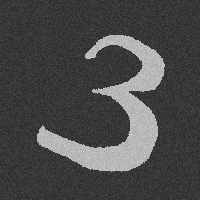
#> input picture compte_rendu/chiffres_test/mesure001.png, 200 x 200 px, found by its file name
$ jupyter execute --allow-errors tp.ipynb
#> lines starting #> are read from the running program, lines starting #| are printed output that depends on the picture; after the words box and inside, x2 and y2 are one past the last pixel; in counts of white or black regions, pixels touching at a corner belong together
## TP de traitement d'image

[cell 1]
from sklearn.decomposition import PCA
import os
import matplotlib.pyplot as plt
import cv2
import numpy as np
from skimage.measure import regionprops
from sklearn.cluster import KMeans
from sklearn.neighbors import KNeighborsClassifier
from sklearn.metrics import confusion_matrix
import seaborn as sns

### 1. Génération d’une base d’images

La base de donné est généré avec Matlab à l'aide du fichier genere_base.m. Dans la suite du TP les nouvvelles images sont aussi générées avec Matlab.

### 2. Visualisation d'une base d'image

Visualisation de la base de donnée initiale

Lancer le fichier visu_base.py pour afficher la totalité de la base de données

[cell 2]
def visu_images(images, per_time):
    plt.title('Visialisation de continue des images')
    plot_img = plt.imshow(cv2.imread(images[0]))
    for i in range(len(images)):
        plot_img.set_data(cv2.imread(images[i]))

        plt.pause(per_time)

### 3. Obtention d'une image binaire et Extraction du contour de la forme

L’histogramme est la représentation de la distribution des pixels de l'image selon l'intensité.

Soit une image $f$ de dimension $N$ x $M$, $f(i,j)$ étant la valeur d'intensité d'un pixel de la ligne $i$ et de la colonne $j$.
<br>Alors l'image binaire est obtenu comme suite :

$$
g(i,j) =
\begin{cases}
&255{\text{ si }}f(i,j)\geqslant s\\&0{\text{ sinon }}
\end{cases}
$$

Calcul des coefficients descriptifs de Fourier et la fonction inverse.
<br>On représente le contours par une suite ordonnée de $N$ points $(x_m,y_m)$. On construit ensuite une série de nombre complexe $z_m = x_m+iy_m$. Les descripteurs de Fourier sont: $$ a_k = \frac{1}{N} \sum_{m=0}^{N-1}(z_m-\bar{z})exp(-\frac{2\pi jkm}{N})$$ avec $\bar{z}$ la moyenne des nombres complexes.
<br>$|a_k|$ est invariant par translation.

[cell 3]
def dfdir(z,cmax):
	N=z.shape[0]
	TC=np.fft.fft(z-np.mean(z))/N
	coeff=np.zeros(2*cmax+1,dtype=complex)
	coeff[cmax:2*cmax+1]=TC[0:cmax+1]/np.abs(TC[N-1])
	coeff[0:cmax]=TC[N-cmax:N]/np.abs(TC[N-1])
	return coeff

def dfinv(coeff,N):
	cmax=int((coeff.shape[0]-1)/2)
	TC=np.zeros(N,dtype=complex)
	TC[0:cmax+1]=coeff[cmax:2*cmax+1]
	TC[N-cmax:N]=coeff[0:cmax]
	z=N*np.fft.ifft(TC)
	return z

Extraction du contour de la forme

[cell 4]
def find_contours(file):
    img_gray = cv2.imread(file, 0)

    _, img_bin = cv2.threshold(
        img_gray, 0, 255, cv2.THRESH_BINARY+cv2.THRESH_OTSU)
    contours, _ = cv2.findContours(
        img_bin, cv2.RETR_EXTERNAL, cv2.CHAIN_APPROX_NONE)

    return contours

[cell 5]
def contours_fourier(file):

#> called with file = 'appr\\mesure001.png'
    img_gray = cv2.imread(file, 0)
#> img_gray is the input picture: shape (200, 200); min 42, max 197, mean 73.9

    fig, axes = plt.subplots(3, 2)
    fig.suptitle('Extraction du contour de la forme')
    fig.set_size_inches(8, 6)
    fig.tight_layout(h_pad=1.7)
    axes = axes.flatten()
    axes[0].imshow(img_gray, cmap='gray')
    axes[0].set_title('Image binaire')
    for i in [0, 2, 4, 5]:
        axes[i].set_xticks([])
        axes[i].set_yticks([])

    contours  =find_contours(file)
#> in find_contours, `_, img_bin = cv2.threshold( img_gray, 0, 255, cv2.THRESH_BINARY+cv2.TH..`:
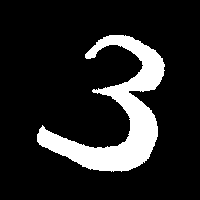
#> img_bin: shape (200, 200); 14.5% white; 1 white region
#> in find_contours, `contours, _ = cv2.findContours( img_bin, cv2.RETR_EXTERNAL, cv2.CHAIN_..`: contours = 1 contour; box (x1, y1, x2, y2) and area: (37, 35, 165, 172) 5493
    img_cont = np.zeros(img_gray.shape, dtype=np.uint8)

    axes[1].hist(img_gray.flatten(), bins=256)
    axes[1].set_title("Histogramme de l'image")

    cv2.drawContours(img_cont, [contours[0]], 0, 255, 1)
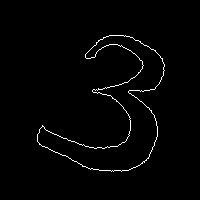
#> img_cont: shape (200, 200); 1.6% white in thin lines or dots, all inside (x1, y1, x2, y2) = (37, 35, 165, 172)
    axes[2].imshow(img_cont, cmap='gray')
    axes[2].set_title('Contours détecté')
    cmax=10
    cnt = np.squeeze(contours[0], axis=1)
#> cnt = 622 pairs, first value 37 to 164, second value 35 to 171
    z = cnt[:, 0]+1j*cnt[:, 1]
    coeff = dfdir(z, cmax)
    axes[3].plot(np.arange(-cmax, cmax+1, dtype=int), np.abs(coeff))
    axes[3].set_title('Module des descripteurs de Fourier')

    N = 500
    z_f = dfinv(coeff, N)

    axes[4].plot(np.real(z), np.imag(z)), plt.axis(
        'equal'), plt.gca().invert_yaxis()
    axes[4].set_title('Contours tracé avec les descripteurs de Fourier')
    axes[5].plot(np.real(z_f), np.imag(z_f)), plt.axis(
        'equal'), plt.gca().invert_yaxis()
    axes[5].set_title('Contours approximé')
    plt.show()
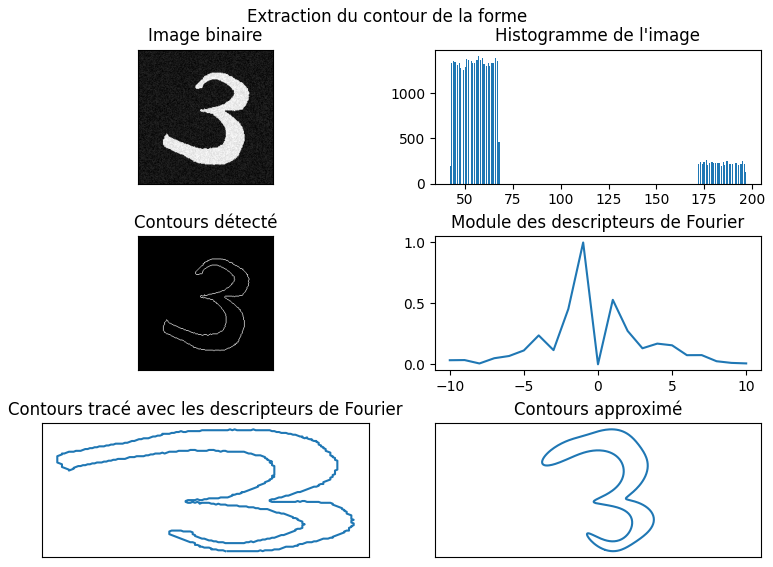
#> figure drawn by matplotlib, 6 panels; panel 2: tallest bar 1415 high, from x = 56.53 to 57.14; panel 4: curve peaks at x = -1, y = 1

    new_fig, new_axes = plt.subplots(2, 2)
    new_axes = new_axes.flatten()
    for i in range(4):
        new_axes[i].set_xticks([])
        new_axes[i].set_yticks([])


    for i in range(1,5):
        coeff = dfdir(z, i*10)

        N = 500
        z_f = dfinv(coeff, N)
        new_axes[i-1].plot(np.real(z_f), np.imag(z_f)), plt.axis(
        'equal'), plt.gca().invert_yaxis()
        new_axes[i-1].set_title(f'cmax = {i*10}')
    plt.show()
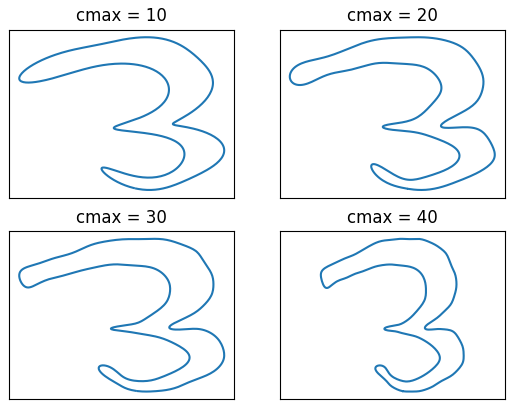
#> figure drawn by matplotlib, 4 panels
contours_fourier('appr\mesure001.png')

### 4. Autres paramètres géométriques : $regionprops$

[cell 6]
def params_geo(file,plot_figure=True):

#> called with file = 'appr/mesure001.png', plot_figure = True
    img = cv2.imread(file, 0)
    _, img = cv2.threshold(img, 0, 255, cv2.THRESH_BINARY+cv2.THRESH_OTSU)
    regions = regionprops(img)
#> regions = 1 regions; box (x1, y1, x2, y2) and area: (37, 35, 165, 172) 5805
    r0 = regions[0]

    params = []

    for (y0,x0) in r0.coords:
        params.append(np.array([x0,y0]))
        if plot_figure:
            plt.plot(x0, y0, '.b', markersize=10)
#> this loop made 5805 passes
#> (y0, x0) on passes 1 to 3: (35, 109), (35, 110), (35, 111)
#> after the loop, params = 5805 pairs, first value 37 to 164, second value 35 to 171


    if plot_figure:
        plt.imshow(img, cmap='gray')
        plt.show()
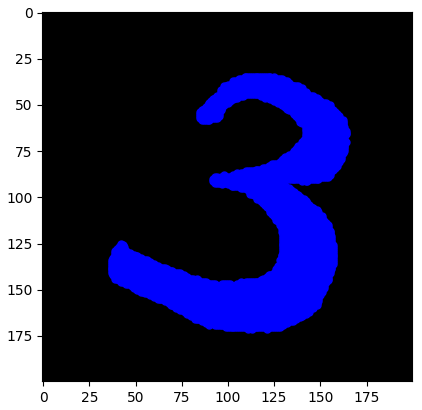
#> figure drawn by matplotlib, 1 panel
    return r0.moments_hu

[cell 7]
params_img = params_geo('appr/mesure001.png',True)
#> params_img = [0.448, 0.0406, 0.024, 0.00547, -6.22e-05, -0.000952, -8.06e-06]
print("Les Moments HU sont  :")
print(params_img)
#| [ 4.48307389e-01  4.06430868e-02  2.40282916e-02  5.47063100e-03
#|  -6.22014594e-05 -9.51687399e-04 -8.06137235e-06]

Les moments de l'image sont une moyenne pondérée des intensités des pixels de l'image. Prenons un exemple simple pour comprendre la déclaration précédente.

Pour simplifier, considérons une image binaire à un seul canal $I$. L'intensité des pixels à l'emplacement $(x,y)$ est donnée par $I(x,y)$. Remarque pour une image binaire $I(x,y)$ peut prendre la valeur $0$ ou $1$.

$$M_{ij} = \underset{x}\sum{\underset{y}\sum{}}x^i y^i I(x,y)$$

Ces moments sont souvent appelés moments bruts pour les distinguer des moments centraux.

Le centroïde d'un blob binaire est simplement son centre de masse. Le centre de gravité $(\bar{x},\bar{y})$ est calculé à l'aide de la formule suivante.

$$\bar{x} = \frac{M_{10}}{M_{00}}$$

$$\bar{y} = \frac{M_{01}}{M_{00}}$$

Les moments centraux sont très similaires aux moments d'image brute, sauf que nous soustrayons le centroïde de x et y dans la formule des moments.

$$\mu_{ij} = \underset{x}\sum{\underset{y}\sum{}}(x-\bar{x})^i (y-\bar{y})^i I(x,y)$$
Les moments centraux sont invariants par translation.

Nous introduisons les moments centraux normalisés, comme indiqué ci-dessous.

$$\eta_{ij} = \frac{\mu_{ij}}{\mu_{00}^{(i+j)/2+1}}$$

Les moments Hu (ou les invariants de moment Hu) sont un ensemble de 7 nombres calculés à l'aide de moments centraux invariants aux transformations d'image. Les 6 premiers moments se sont invariants à la translation, à l'échelle, à la rotation et à la réflexion. Alors que le signe du 7e moment change pour la réflexion de l'image.

<!-- $h_0 = \mu_{20} + \mu_{02}$

$h_1 = (\mu_{20}-\mu_{02})^2 + 4\mu_{11}^2$

$h_2 = (\mu_{30}-3\mu_{12})^2 + (3\mu_{21}-\mu_{03})^2$

$h_3 = (\mu_{30}+\mu_{12})^2 + (\mu_{21}+\mu_{03})^2$

$h_{4}=(\eta _{{30}}-3\eta _{{12}})(\eta _{{30}}+\eta _{{12}})[(\eta _{{30}}+\eta _{{12}})^{2}-3(\eta _{{21}}+\eta _{{03}})^{2}]+(3\eta _{{21}}-\eta _{{03}})(\eta _{{21}}+\eta _{{03}})[3(\eta _{{30}}+\eta _{{12}})^{2}-(\eta _{{21}}+\eta _{{03}})^{2}]$

$h_{5}=(\eta _{{20}}-\eta _{{02}})[(\eta _{{30}}+\eta _{{12}})^{2}-(\eta _{{21}}+\eta _{{03}})^{2}]+4\eta _{{11}}(\eta _{{30}}+\eta _{{12}})(\eta _{{21}}+\eta _{{03}})$

$h_{6}=(3\eta _{{21}}-\eta _{{03}})(\eta _{{30}}+\eta _{{12}})[(\eta _{{30}}+\eta _{{12}})^{2}-3(\eta _{{21}}+\eta _{{03}})^{2}]-(\eta _{{30}}-3\eta _{{12}})(\eta _{{21}}+\eta _{{03}})[3(\eta _{{30}}+\eta _{{12}})^{2}-(\eta _{{21}}+\eta _{{03}})^{2}]$ -->

### 5. Analyse en composante principale

[cell 8]
def pca(file):
#> called with file = 'appr\\mesure001.png'
    cnt = find_contours(file)
#> cnt has the same summary as contours in find_contours
    cnt = np.squeeze(cnt[0], axis=1)

    pca = PCA()
    pca.fit(cnt)
    pca_coeff = pca.components_

    return pca_coeff

[cell 9]
pca('appr\mesure001.png')

### 6. Méthodes des K-Moyennes

On se propose de stocker ici deux listes de paramètres : dans data_moments_hu nous stockons les 7 paramètres de moments de chaque image calculés grâce à la méthode de $regionprops$ et dans data_pca nous calculerons les modules des descripteurs de Fourier après avoir appliquer la l'analyse en composante principale aux contours. Enfin nous stockons les références de chaque image dans la liste label afin de voir si nos résultats sont bonnes.

[cell 10]
data_moments_hu, data_pca = [], []
labels = []
images = ["appr/"+name for name in os.listdir('appr') if name.split('.')[-1] == 'png']
images = np.array(images)
txt_files = ["appr/"+name for name in os.listdir('appr') if name.split('.')[-1] == 'txt']


#> (the rest of this cell did not finish here and is left out)

La méthode des K-Moyennes recherche des clusters qui  regroupe les données en essayant de séparer les échantillons en k groupes de variance égale (k clusters disjoints), en minimisant un critère connu sous le nom d'inertie ou somme des carrés intra-cluster. L'inertie est :
$$ \sum_{i=0}^{n} \min_{\mu_j \in C}(\lVert x_i-\mu_j \rVert)$$
<br>
L'inertie n'est pas une métrique normalisée : nous savons simplement que les valeurs inférieures sont meilleures et que zéro est optimal. Mais dans les espaces de très grande dimension, les distances euclidiennes ont tendance à gonfler. L'exécution d'un algorithme de réduction de dimensionnalité tel que l'analyse en composantes principales (ACP) avant le clustering k-means peut atténuer ce problème et accélérer les calculs.

Nous utiliserons la méthode Elbow qui permet d'avoir une idée sur le nombre de de clusters qu'il y a dans notre base de donnée. On calcule l'inertie obtenue après le cluster pour chaque nombre de cluster (ici entre 1 et 10). Il s'agit ici de la somme des carrés intra-cluster (WCSS : Within-Cluster Sum of Square), c'est-à-dire la somme de la distance carrée entre les points d'un cluster et le centroïde du cluster.

[cell 11]
def calculate_wcss(data,data_type):
#> called with data_type = 'PCA of Fourier Descriptor'
    wcss = []

    for i in range (1,10):
        kmeans= KMeans(i)
        kmeans.fit(data)
        wcss_iter = kmeans.inertia_
        wcss.append(wcss_iter)

    number_clusters = range(1,10)
    plt.plot(number_clusters, wcss)
    plt.title(f'Méthode Elbow pour {data_type}')
    plt.xlabel('Number of clusters')
    plt.ylabel('Within-cluster Sum of Squares')
    plt.show()

$ run again, with compte_rendu/chiffres_test/mesure007.png copied over compte_rendu/chiffres_test/mesure001.png
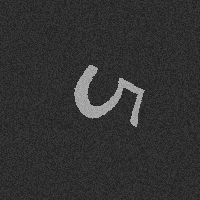
#> input picture compte_rendu/chiffres_test/mesure007.png, 200 x 200 px, found by its file name
#> in contours_fourier, img_gray is the input picture: shape (200, 200); min 33, max 176, mean 49.8
#> in find_contours, `_, img_bin = cv2.threshold( img_gray, 0, 255, cv2.THRESH_BINARY+cv2.TH..`:
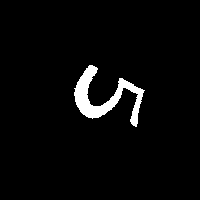
#> img_bin: shape (200, 200); 3.5% white; 1 white region
#> in find_contours, `contours, _ = cv2.findContours( img_bin, cv2.RETR_EXTERNAL, cv2.CHAIN_..`: contours = 1 contour; box (x1, y1, x2, y2) and area: (74, 65, 145, 127) 1246
#> img_cont: shape (200, 200); 0.75% white in thin lines or dots, all inside (x1, y1, x2, y2) = (74, 65, 145, 127)
#> in contours_fourier, `cnt = np.squeeze(contours[0], axis=1)`: cnt = 300 pairs, first value 74 to 144, second value 65 to 126
#> regions = 1 regions; box (x1, y1, x2, y2) and area: (74, 65, 145, 127) 1397
#> the loop in params_geo, `for (y0,x0) in r0.coords:` made 1397 passes
#> (y0, x0) on passes 1 to 3: (65, 89), (65, 90), (65, 91)
#> after the loop in params_geo, `for (y0,x0) in r0.coords:`: params = 1397 pairs, first value 74 to 144, second value 65 to 126
#> in params_geo, `plt.show()`:
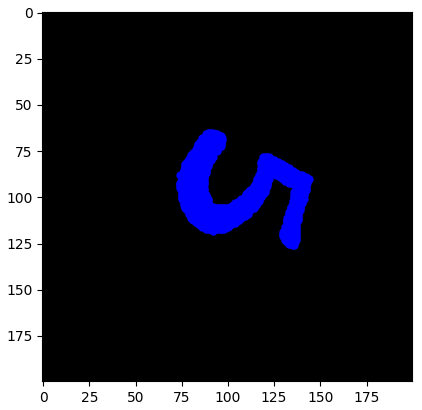
#> figure drawn by matplotlib, 1 panel
#> params_img = [0.463, 0.0412, 0.0091, 0.0051, 3e-05, 0.000894, -1.75e-05]
#| [ 4.63116641e-01  4.11558278e-02  9.09535257e-03  5.09538257e-03
#|   2.99513582e-05  8.94005789e-04 -1.74971336e-05]
#> in pca, `cnt = find_contours(file)`: cnt has the same summary as contours in find_contours
